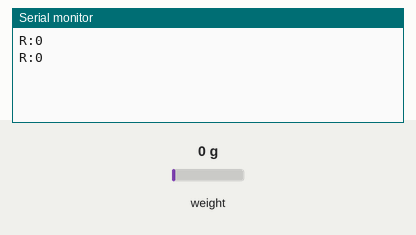
Bench run of a sketch on a simulated Arduino Uno, built with avr-gcc and run on an emulated ATmega328P. On the bench: the last lines printed to the serial monitor. Inputs (shaded band) come from the test bench; at power-on: weight on the scale 0 g.

Above: at 2.8 s.
2.9 s: weight on the scale set to 100 g
At 3.9 s:
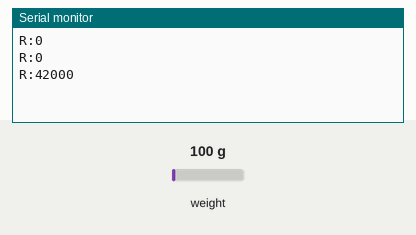
4.4 s: weight on the scale set to 1250 g
At 5.5 s:
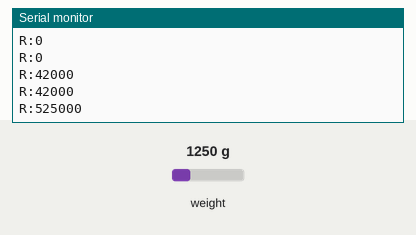
Timing chart, 0 to 7.4 s (numbered marks = the images above; inputs shaded):
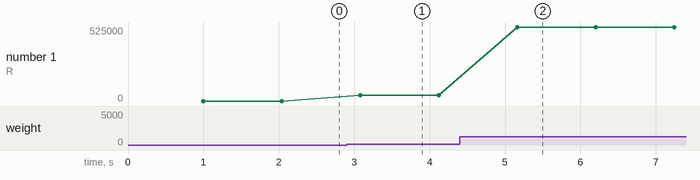

Measured:
- after the input at 2.9 s, the serial monitor: prints a new line after 0.18 s (image 1)
- after the input at 4.4 s, the serial monitor: prints a new line after 0.76 s (image 2)
- plotted number 1: 0 → 42000 after the input at 2.9 s, 42000 → 525000 after the input at 4.4 s

The sketch:

nutriobox_scale.ino
```cpp
/*
 * NutrioBox scale reader — Arduino Nano/Uno + HX711
 * -------------------------------------------------
 * This chip does ONE job: read the load cell with proper hardware timing and stream
 * the raw value to the Raspberry Pi over USB serial. The Pi keeps the calibration
 * (offset/scale) and the HTTP API; it only needs a clean number from here.
 *
 * Why this exists: the Pi bit-banged the HX711 in Python while also running Chromium,
 * so the browser starved the timing loop and the reading jittered ~25 g. A dedicated
 * chip has nothing competing for it, so the reading is steady to ~1-2 g.
 *
 * Library: install "HX711 Arduino Library" by Bogdan Necula (Library Manager),
 * or from https://github.com/bogde/HX711
 *
 * Wiring (load cell -> HX711 -> Arduino):
 *   Load cell:  red->E+  black->E-  white->A-  green->A+   (as before)
 *   HX711 -> Arduino:  VCC->5V   GND->GND   DT(DOUT)->D3   SCK->D2
 *   Arduino -> Pi:     USB cable
 */
#include "HX711.h"

const int DT_PIN  = 3;   // HX711 DOUT -> Arduino D3
const int SCK_PIN = 2;   // HX711 SCK  -> Arduino D2

HX711 scale;

void setup() {
  Serial.begin(115200);
  scale.begin(DT_PIN, SCK_PIN);
  scale.set_gain(128);          // channel A, gain 128 (matches the Pi's old setup)
}

void loop() {
  if (scale.is_ready()) {
    // Average of 10 hardware-timed reads -> already smooth and glitch-free.
    long v = scale.read_average(10);
    Serial.print("R:");
    Serial.println(v);          // e.g. "R:-182614"
  } else {
    delay(5);
  }
  delay(40);                    // ~20 clean readings per second
}
```
